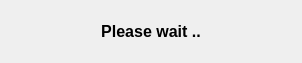
<ui version="4.0" >
 <class>PleaseWaitDialog</class>
 <widget class="QDialog" name="PleaseWaitDialog" >
  <property name="enabled" >
   <bool>true</bool>
  </property>
  <property name="geometry" >
   <rect>
    <x>0</x>
    <y>0</y>
    <width>302</width>
    <height>63</height>
   </rect>
  </property>
  <property name="sizePolicy" >
   <sizepolicy vsizetype="Fixed" hsizetype="Fixed" >
    <horstretch>0</horstretch>
    <verstretch>0</verstretch>
   </sizepolicy>
  </property>
  <property name="contextMenuPolicy" >
   <enum>Qt::NoContextMenu</enum>
  </property>
  <property name="windowTitle" >
   <string>Please wait ....</string>
  </property>
  <property name="sizeGripEnabled" >
   <bool>false</bool>
  </property>
  <property name="modal" >
   <bool>false</bool>
  </property>
  <layout class="QHBoxLayout" name="horizontalLayout" >
   <item>
    <widget class="QLabel" name="label" >
     <property name="font" >
      <font>
       <pointsize>12</pointsize>
       <weight>75</weight>
       <bold>true</bold>
      </font>
     </property>
     <property name="text" >
      <string>Please wait ..</string>
     </property>
     <property name="alignment" >
      <set>Qt::AlignCenter</set>
     </property>
     <property name="wordWrap" >
      <bool>true</bool>
     </property>
    </widget>
   </item>
  </layout>
 </widget>
 <resources/>
 <connections/>
</ui>
